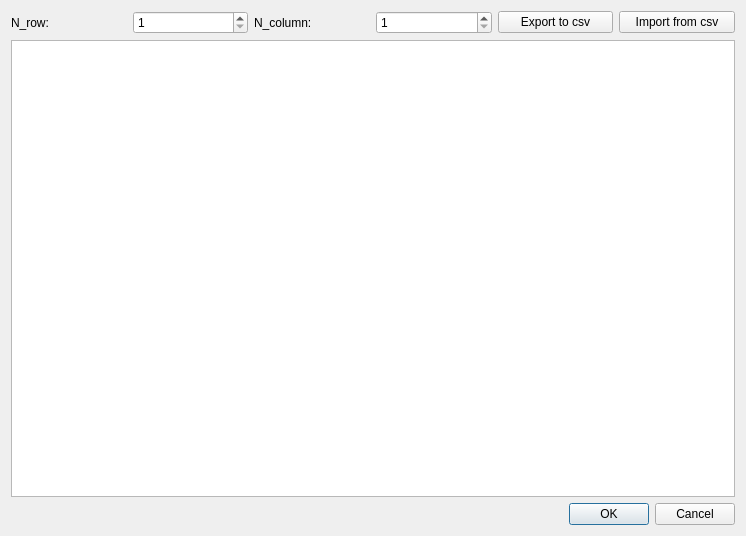
<?xml version="1.0" encoding="UTF-8"?>
<ui version="4.0">
 <class>DTableData</class>
 <widget class="QDialog" name="DTableData">
  <property name="geometry">
   <rect>
    <x>0</x>
    <y>0</y>
    <width>746</width>
    <height>536</height>
   </rect>
  </property>
  <property name="windowTitle">
   <string>Material Library</string>
  </property>
  <layout class="QVBoxLayout" name="verticalLayout">
   <item>
    <layout class="QHBoxLayout" name="horizontalLayout">
     <item>
      <widget class="QLabel" name="in_row">
       <property name="text">
        <string>N_row: </string>
       </property>
      </widget>
     </item>
     <item>
      <widget class="QSpinBox" name="si_row">
       <property name="minimum">
        <number>1</number>
       </property>
       <property name="maximum">
        <number>999999999</number>
       </property>
      </widget>
     </item>
     <item>
      <widget class="QLabel" name="in_col">
       <property name="text">
        <string>N_column:</string>
       </property>
      </widget>
     </item>
     <item>
      <widget class="QSpinBox" name="si_col">
       <property name="minimum">
        <number>1</number>
       </property>
       <property name="maximum">
        <number>999999999</number>
       </property>
      </widget>
     </item>
     <item>
      <widget class="QPushButton" name="b_export">
       <property name="text">
        <string>Export to csv</string>
       </property>
      </widget>
     </item>
     <item>
      <widget class="QPushButton" name="b_import">
       <property name="text">
        <string>Import from csv</string>
       </property>
      </widget>
     </item>
    </layout>
   </item>
   <item>
    <widget class="QTableWidget" name="w_tab"/>
   </item>
   <item>
    <widget class="QDialogButtonBox" name="b_close">
     <property name="orientation">
      <enum>Qt::Horizontal</enum>
     </property>
     <property name="standardButtons">
      <set>QDialogButtonBox::Cancel|QDialogButtonBox::Ok</set>
     </property>
    </widget>
   </item>
  </layout>
 </widget>
 <resources>
  <include location="../../Resources/pyleecan.qrc"/>
  <include location="../../Resources/pyleecan.qrc"/>
 </resources>
 <connections>
  <connection>
   <sender>b_close</sender>
   <signal>accepted()</signal>
   <receiver>DTableData</receiver>
   <slot>accept()</slot>
   <hints>
    <hint type="sourcelabel">
     <x>248</x>
     <y>254</y>
    </hint>
    <hint type="destinationlabel">
     <x>157</x>
     <y>274</y>
    </hint>
   </hints>
  </connection>
  <connection>
   <sender>b_close</sender>
   <signal>rejected()</signal>
   <receiver>DTableData</receiver>
   <slot>reject()</slot>
   <hints>
    <hint type="sourcelabel">
     <x>316</x>
     <y>260</y>
    </hint>
    <hint type="destinationlabel">
     <x>286</x>
     <y>274</y>
    </hint>
   </hints>
  </connection>
 </connections>
</ui>
